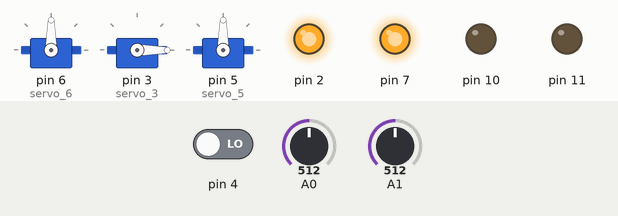
Simulated run of this sketch. Board: Arduino Uno, built with avr-gcc and run on an emulated ATmega328P. On the bench: 3 × servo, output pins drawn as LEDs (lit = HIGH). Inputs (shaded band) come from the test bench; at power-on: A0 = 512, A1 = 512, pin 4 LOW.

Above: at 1.2 s.
1.3 s: A0 set to 716
At 1.7 s:
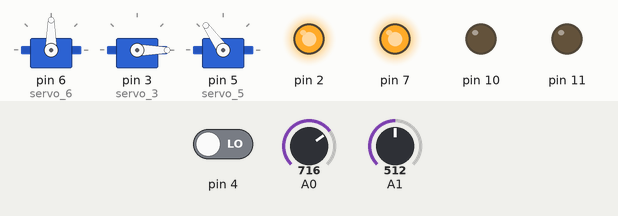
2.8 s: A1 set to 716
At 4.0 s:
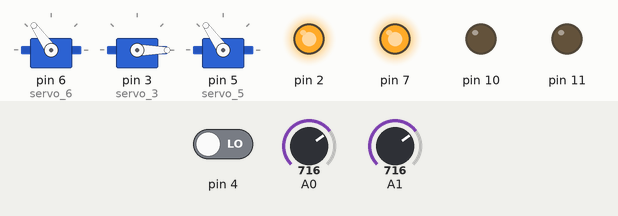
4.3 s: pin 4 driven HIGH
At 5.2 s:
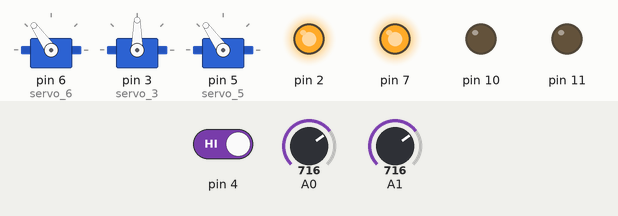
5.8 s: A0 set to 900
At 6.3 s:
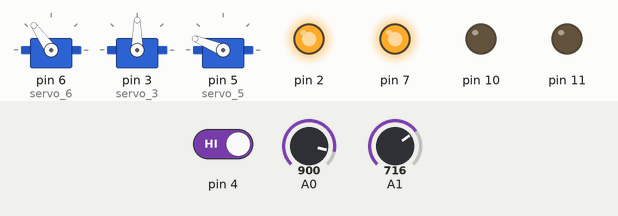
7.3 s: A1 set to 900
At 8.5 s:
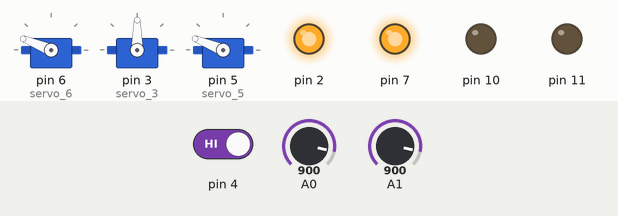
8.8 s: pin 4 driven LOW
At 9.8 s:
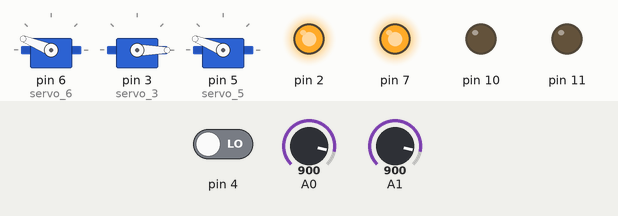
Timing chart, 0 to 11.3 s (numbered marks = the images above; inputs shaded):
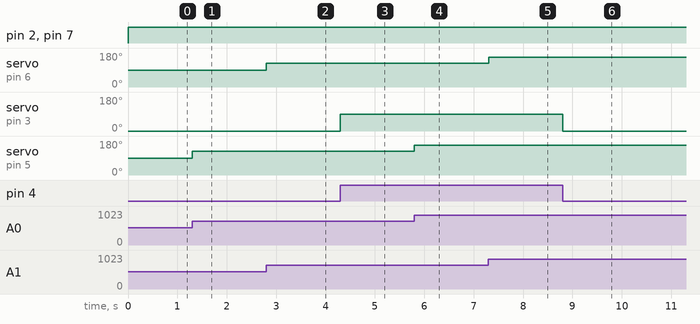

Measured:
- after the input at 1.3 s, servo on pin 5 (servo_5): 90° → 125° at once
- after the input at 2.8 s, servo on pin 6 (servo_6): 90° → 125° at once
- after the input at 4.3 s, servo on pin 3 (servo_3): 0° → 90° at once
- after the input at 5.8 s, servo on pin 5 (servo_5): 125° → 158° at once
- after the input at 7.3 s, servo on pin 6 (servo_6): 125° → 158° at once
- after the input at 8.8 s, servo on pin 3 (servo_3): 90° → 0° at once

The sketch:

turret.ino
```cpp
// C++ code
//
#include <Servo.h>

// defining the varible of the potentiometer
int Pot = 0;
// defining the varible that is gonna be fed into the servo (the value of potentiometer)
int Out = 0;
//defining the varible of the switch which controllers shoot loader
int but = 0;

// defining servo 1
Servo servo_6;
// defining servo 2
Servo servo_3;
// defining servo 3
Servo servo_5;

void setup()
{
  //defining the pins for motor driver
  pinMode(2, OUTPUT);
  pinMode(7, OUTPUT);
  pinMode(11, OUTPUT);
  pinMode(10, OUTPUT);
  // defining pins for potentimeter 1
  pinMode(A1, INPUT);
  servo_6.attach(6, 500, 2500);
  // defining button pin
  pinMode(4, INPUT);
  servo_3.attach(3, 500, 2500);
  // defining pins for potentimeter 1
  pinMode(A0, INPUT);
  servo_5.attach(5, 500, 2500);
}

void loop()
{
  // writing the values for the pins
  digitalWrite(2, HIGH);
  digitalWrite(7, HIGH);
  digitalWrite(11, LOW);
  digitalWrite(10, LOW);
  // readiing the pot 1 value
  Pot = analogRead(A1);
  Out = map(Pot, 0, 1023, 0, 180);
  // writing to the output varible which will controll the servo 1
  servo_6.write(Out);

  // reading the button value
  but = digitalRead(4);
  if (but == 1) {
    servo_3.write(90);
  } else {
    servo_3.write(0);
  }
  //reading the pot 2 value
  Pot = analogRead(A0);
  Out = map(Pot, 0, 1023, 0, 180);
  // writing the output varible which will controll the servo 3
  servo_5.write(Out);
}
```
